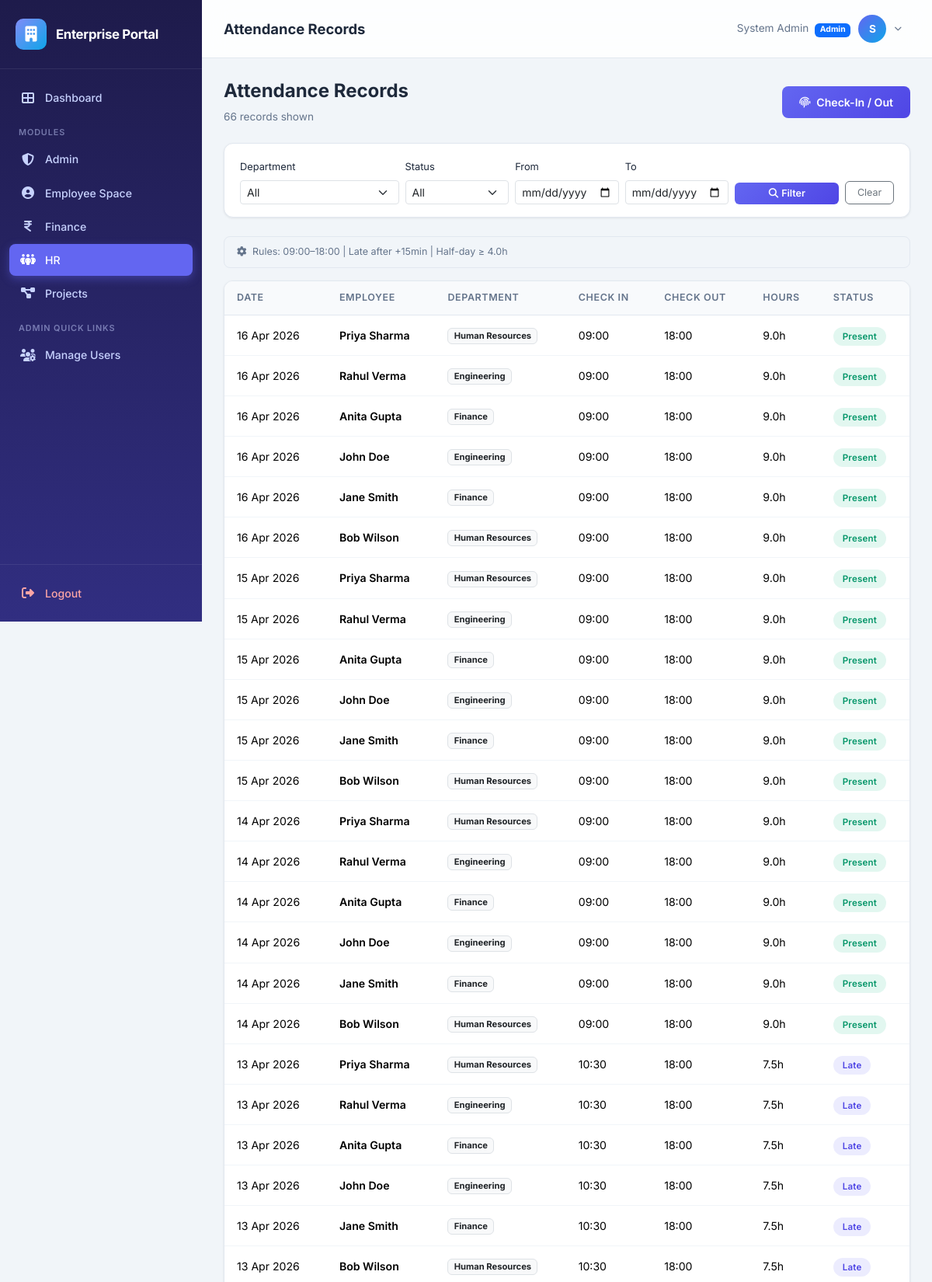
Page /hr/attendance (signed in, upper part) on the committed database.
### app/models.py (models this page shows, shortened)
class Module(db.Model):
    __tablename__ = 'modules'
    id = db.Column(db.Integer, primary_key=True)
    name = db.Column(db.String(50), unique=True, nullable=False)
    slug = db.Column(db.String(50), unique=True, nullable=False)
    description = db.Column(db.String(200), default='')
    icon = db.Column(db.String(50), default='fas fa-cube')

class User(UserMixin, db.Model):
    __tablename__ = 'users'
    id = db.Column(db.Integer, primary_key=True)
    username = db.Column(db.String(80), unique=True, nullable=False, index=True)
    email = db.Column(db.String(120), unique=True, nullable=False)
    password_hash = db.Column(db.String(256), nullable=False)
    full_name = db.Column(db.String(150), nullable=False)
    phone = db.Column(db.String(20), default='')
    is_admin = db.Column(db.Boolean, default=False)
    is_active_user = db.Column(db.Boolean, default=True)
    must_change_password = db.Column(db.Boolean, default=False)
    created_at = db.Column(db.DateTime, default=datetime.utcnow)
    modules = db.relationship('Module', secondary='user_modules', backref=db.backref('users', lazy='dynamic'))
    employee = db.relationship('Employee', backref='user', uselist=False, lazy='joined')
    tasks_assigned = db.relationship('Task', backref='assignee', foreign_keys='Task.assigned_to')
    expenses = db.relationship('Expense', backref='submitter', foreign_keys='Expense.submitted_by')
    projects_created = db.relationship('Project', backref='creator', foreign_keys='Project.created_by')
    @property
    def is_active(self):
        return self.is_active_user

class AttendanceRule(db.Model):
    __tablename__ = 'attendance_rules'
    id = db.Column(db.Integer, primary_key=True)
    work_start = db.Column(db.String(5), default='09:00')    # HH:MM
    work_end = db.Column(db.String(5), default='18:00')
    late_threshold_mins = db.Column(db.Integer, default=15)   # Minutes after work_start to mark "Late"
    half_day_hours = db.Column(db.Float, default=4.0)         # Min hours for half-day
    full_day_hours = db.Column(db.Float, default=8.0)         # Min hours for full-day
    is_active = db.Column(db.Boolean, default=True)
    updated_at = db.Column(db.DateTime, default=datetime.utcnow, onupdate=datetime.utcnow)

class Attendance(db.Model):
    __tablename__ = 'attendance'
    id = db.Column(db.Integer, primary_key=True)
    employee_id = db.Column(db.Integer, db.ForeignKey('employees.id', ondelete='CASCADE'), nullable=False)
    date = db.Column(db.Date, nullable=False)
    check_in = db.Column(db.String(10), default='')     # stored as HH:MM string for SQLite compat
    check_out = db.Column(db.String(10), default='')
    working_hours = db.Column(db.Float, default=0.0)     # Calculated hours
    status = db.Column(db.String(20), default='Present')  # Present, Absent, Half-Day, Late
    notes = db.Column(db.String(250), default='')
    __table_args__ = (db.UniqueConstraint('employee_id', 'date', name='uq_emp_date'),)

class Department(db.Model):
    __tablename__ = 'departments'
    id = db.Column(db.Integer, primary_key=True)
    name = db.Column(db.String(100), unique=True, nullable=False)
    code = db.Column(db.String(20), unique=True, nullable=False)
    description = db.Column(db.String(250), default='')
    is_active = db.Column(db.Boolean, default=True)
    created_at = db.Column(db.DateTime, default=datetime.utcnow)
    designations = db.relationship('Designation', backref='department', lazy='dynamic')
    employees = db.relationship('Employee', backref='department', lazy='dynamic')

### app/hr/routes.py (the view)
@bp.route('/attendance')
@module_required('hr')
def attendance():
    dept_id = request.args.get('department', type=int)
    status_filter = request.args.get('status', '')
    date_from = request.args.get('date_from', '')
    date_to = request.args.get('date_to', '')
    query = Attendance.query.join(Employee)
    if dept_id:
        query = query.filter(Employee.department_id == dept_id)
    if status_filter:
        query = query.filter(Attendance.status == status_filter)
    if date_from:
        try:
            query = query.filter(Attendance.date >= datetime.strptime(date_from, '%Y-%m-%d').date())
        except ValueError:
            pass
    if date_to:
        try:
            query = query.filter(Attendance.date <= datetime.strptime(date_to, '%Y-%m-%d').date())
        except ValueError:
            pass
    records = query.order_by(Attendance.date.desc()).limit(200).all()
    departments = Department.query.filter_by(is_active=True).order_by(Department.name).all()
    rules = services.get_attendance_rules()
    return render_template('hr/attendance.html', records=records,
                           departments=departments, rules=rules,
                           selected_dept=dept_id, selected_status=status_filter,
                           date_from=date_from, date_to=date_to)

### app/hr/services.py (called while the page is built)
def get_attendance_rules():
    rule = AttendanceRule.query.filter_by(is_active=True).first()
    if not rule:
        return {
            'work_start': '09:00', 'work_end': '18:00',
            'late_threshold_mins': 15, 'half_day_hours': 4.0, 'full_day_hours': 8.0
        }
    return {
        'work_start': rule.work_start, 'work_end': rule.work_end,
        'late_threshold_mins': rule.late_threshold_mins,
        'half_day_hours': rule.half_day_hours, 'full_day_hours': rule.full_day_hours
    }

### app/models.py (called while the page is built)
    @property
    def department_name(self):
        return self.department.name if self.department else 'Unassigned'

### app/templates/hr/attendance.html (shortened to what this page needs)
{% extends "base.html" %}
{% block page_title %}Attendance Records{% endblock %}
{% block content %}
<div class="d-flex justify-content-between align-items-center mb-4">
    <div>
        <h4 style="font-weight:700;">Attendance Records</h4>
        <p style="color:var(--text-secondary); font-size:0.85rem; margin:0;">{{ records | length }} records shown</p>
    </div>
    <a href="{{ url_for('hr.attendance_checkin') }}" class="btn btn-primary">
        <i class="fas fa-fingerprint me-2"></i>Check-In / Out
    </a>
</div>
<div class="data-card mb-4" style="padding:16px 20px;">
    <form method="GET" class="row g-2 align-items-end">
        <div class="col-md-3">
            <label class="form-label" style="font-size:0.8rem;">Department</label>
            <select name="department" class="form-select form-select-sm">
                <option value="">All</option>
            </select>
        </div>
        <div class="col-md-2">
            <label class="form-label" style="font-size:0.8rem;">Status</label>
            <select name="status" class="form-select form-select-sm">
                <option value="">All</option>
            </select>
        </div>
        <div class="col-md-2">
            <label class="form-label" style="font-size:0.8rem;">From</label>
            <input type="date" name="date_from" class="form-control form-control-sm" value="{{ date_from }}">
        </div>
        <div class="col-md-2">
            <label class="form-label" style="font-size:0.8rem;">To</label>
            <input type="date" name="date_to" class="form-control form-control-sm" value="{{ date_to }}">
        </div>
        <div class="col-md-2">
            <button type="submit" class="btn btn-primary btn-sm w-100"><i class="fas fa-search me-1"></i>Filter</button>
        </div>
        <div class="col-md-1">
            <a href="{{ url_for('hr.attendance') }}" class="btn btn-outline-secondary btn-sm w-100">Clear</a>
        </div>
    </form>
</div>
<div style="background:var(--bg-card); border:1px solid var(--border-color); border-radius:8px; padding:10px 16px; margin-bottom:16px; font-size:0.78rem; color:var(--text-secondary);">
    <i class="fas fa-gear me-1"></i>
    Rules: {{ rules.work_start }}–{{ rules.work_end }} | Late after +{{ rules.late_threshold_mins }}min | Half-day ≥ {{ rules.half_day_hours }}h
</div>
<div class="data-card">
    <div class="table-responsive">
        <table class="table">
            <thead>
                <tr>
                    <th>Date</th>
                    <th>Employee</th>
                    <th>Department</th>
                    <th>Check In</th>
                    <th>Check Out</th>
                    <th>Hours</th>
                    <th>Status</th>
                </tr>
            </thead>
            <tbody>
                {% for r in records %}
                <tr>
                    <td>{{ r.date.strftime('%d %b %Y') }}</td>
                    <td class="fw-semibold">{{ r.employee.user.full_name }}</td>
                    <td><span class="badge bg-light text-dark border" style="font-size:0.7rem;">{{ r.employee.department_name }}</span></td>
                    <td>{{ r.check_in or '—' }}</td>
                    <td>{{ r.check_out or '—' }}</td>
                    <td>{% if r.working_hours %}{{ '%.1f' % r.working_hours }}h{% else %}—{% endif %}</td>
                    <td>
                        {% if r.status == 'Present' %}
                        <span class="badge-status badge-approved">Present</span>
                        {% elif r.status == 'Late' %}
                        <span class="badge-status badge-planning">Late</span>
                        {% elif r.status == 'Absent' %}
                        <span class="badge-status badge-rejected">Absent</span>
                        {% elif r.status == 'Half-Day' %}
                        <span class="badge-status" style="background:#fef3c7; color:#92400e;">Half-Day</span>
                        {% else %}
                        <span class="badge-status">{{ r.status }}</span>
                        {% endif %}
                    </td>
                </tr>
                {% else %}
                <tr><td colspan="7" class="text-center py-4" style="color:var(--text-secondary);">No attendance records found</td></tr>
                {% endfor %}
            </tbody>
        </table>
    </div>
</div>
{% endblock %}

### app/templates/base.html (shortened to what this page needs)
<!DOCTYPE html>
<html lang="en">
<head>
    <link href="https://cdn.jsdelivr.net/npm/bootstrap@5.3.3/dist/css/bootstrap.min.css" rel="stylesheet">
    <link href="https://cdnjs.cloudflare.com/ajax/libs/font-awesome/6.5.1/css/all.min.css" rel="stylesheet">
    <link rel="stylesheet" href="{{ url_for('static', filename='css/style.css') }}">
</head>
<body>
    <aside id="sidebar" class="sidebar">
        <div class="sidebar-brand">
            <div class="brand-icon">
                <i class="fas fa-building"></i>
            </div>
            <h5>Enterprise Portal</h5>
        </div>
        <nav class="sidebar-nav">
            <a href="{{ url_for('main_dashboard') }}" class="nav-link">
                <i class="fas fa-th-large"></i>
                <span>Dashboard</span>
            </a>
            <div class="nav-label">Modules</div>
            {% for mod in user_modules %}
                {% if mod.slug == 'admin' %}
                <a href="{{ url_for('admin.dashboard') }}" class="nav-link" id="nav-admin">
                    <i class="fas fa-shield-halved"></i>
                    <span>Admin</span>
                </a>
                {% elif mod.slug == 'hr' %}
                <a href="{{ url_for('hr.dashboard') }}" class="nav-link" id="nav-hr">
                    <i class="fas fa-people-group"></i>
                    <span>HR</span>
                </a>
                {% elif mod.slug == 'pm' %}
                <a href="{{ url_for('pm.dashboard') }}" class="nav-link" id="nav-pm">
                    <i class="fas fa-diagram-project"></i>
                    <span>Projects</span>
                </a>
                {% elif mod.slug == 'finance' %}
                <a href="{{ url_for('finance.dashboard') }}" class="nav-link" id="nav-finance">
                    <i class="fas fa-indian-rupee-sign"></i>
                    <span>Finance</span>
                </a>
                {% elif mod.slug == 'employee' %}
                <a href="{{ url_for('employee.dashboard') }}" class="nav-link" id="nav-employee">
                    <i class="fas fa-user-circle"></i>
                    <span>Employee Space</span>
                </a>
                {% endif %}
            {% endfor %}
            {% if current_user.is_admin %}
            <div class="nav-label">Admin Quick Links</div>
            <a href="{{ url_for('admin.users') }}" class="nav-link">
                <i class="fas fa-users-cog"></i>
                <span>Manage Users</span>
            </a>
            {% endif %}
        </nav>
        <div class="sidebar-footer">
            <a href="{{ url_for('auth.logout') }}" class="nav-link">
                <i class="fas fa-right-from-bracket"></i>
                <span>Logout</span>
            </a>
        </div>
    </aside>
    <div class="main-content">
        <header class="top-navbar">
            <div class="d-flex align-items-center gap-3">
                <h1 class="page-title">{% block page_title %}Dashboard{% endblock %}</h1>
            </div>
            <div class="user-dropdown">
                <button class="user-dropdown-toggle" id="userDropdownBtn" type="button">
                    <span class="d-none d-md-inline" style="font-size:0.85rem; color: var(--text-secondary);">
                        {{ current_user.full_name }}
                        {% if current_user.is_admin %}
                            <span class="badge bg-primary ms-1" style="font-size:0.65rem;">Admin</span>
                        {% endif %}
                    </span>
                    <div class="user-avatar">
                        {{ current_user.full_name[0] | upper }}
                    </div>
                    <i class="fas fa-chevron-down" style="font-size:0.6rem; color:var(--text-secondary);"></i>
                </button>
            </div>
        </header>
        <div class="page-body">
            {% block content %}{% endblock %}
        </div>
    </div>
</body>
</html>

### rows in the picture
User: full_name "System Admin", full_name "S"
AttendanceRule: work_start "09:00", work_end "18:00", half_day_hours "4.0"
Attendance: date "16 Apr 2026", employee.user.full_name "Priya Sharma", employee.department_name "Human Resources", check_in "09:00", check_out "18:00", working_hours "9.0", status "Present"
Attendance: date "16 Apr 2026", employee.user.full_name "Rahul Verma", employee.department_name "Engineering", check_in "09:00", check_out "18:00", working_hours "9.0", status "Present"
Attendance: date "16 Apr 2026", employee.user.full_name "Anita Gupta", employee.department_name "Finance", check_in "09:00", check_out "18:00", working_hours "9.0", status "Present"
Attendance: date "16 Apr 2026", employee.user.full_name "John Doe", employee.department_name "Engineering", check_in "09:00", check_out "18:00", working_hours "9.0", status "Present"
Attendance: date "16 Apr 2026", employee.user.full_name "Jane Smith", employee.department_name "Finance", check_in "09:00", check_out "18:00", working_hours "9.0", status "Present"
Attendance: date "16 Apr 2026", employee.user.full_name "Bob Wilson", employee.department_name "Human Resources", check_in "09:00", check_out "18:00", working_hours "9.0", status "Present"
Attendance: date "15 Apr 2026", employee.user.full_name "Priya Sharma", employee.department_name "Human Resources", check_in "09:00", check_out "18:00", working_hours "9.0", status "Present"
Attendance: date "15 Apr 2026", employee.user.full_name "Rahul Verma", employee.department_name "Engineering", check_in "09:00", check_out "18:00", working_hours "9.0", status "Present"
Attendance: date "15 Apr 2026", employee.user.full_name "Anita Gupta", employee.department_name "Finance", check_in "09:00", check_out "18:00", working_hours "9.0", status "Present"
Attendance: date "15 Apr 2026", employee.user.full_name "John Doe", employee.department_name "Engineering", check_in "09:00", check_out "18:00", working_hours "9.0", status "Present"
Attendance: date "15 Apr 2026", employee.user.full_name "Jane Smith", employee.department_name "Finance", check_in "09:00", check_out "18:00", working_hours "9.0", status "Present"
Attendance: date "15 Apr 2026", employee.user.full_name "Bob Wilson", employee.department_name "Human Resources", check_in "09:00", check_out "18:00", working_hours "9.0", status "Present"
Attendance: date "14 Apr 2026", employee.user.full_name "Priya Sharma", employee.department_name "Human Resources", check_in "09:00", check_out "18:00", working_hours "9.0", status "Present"
Attendance: date "14 Apr 2026", employee.user.full_name "Rahul Verma", employee.department_name "Engineering", check_in "09:00", check_out "18:00", working_hours "9.0", status "Present"
Attendance: date "14 Apr 2026", employee.user.full_name "Anita Gupta", employee.department_name "Finance", check_in "09:00", check_out "18:00", working_hours "9.0", status "Present"
Attendance: date "14 Apr 2026", employee.user.full_name "John Doe", employee.department_name "Engineering", check_in "09:00", check_out "18:00", working_hours "9.0", status "Present"
Attendance: date "14 Apr 2026", employee.user.full_name "Jane Smith", employee.department_name "Finance", check_in "09:00", check_out "18:00", working_hours "9.0", status "Present"
Attendance: date "14 Apr 2026", employee.user.full_name "Bob Wilson", employee.department_name "Human Resources", check_in "09:00", check_out "18:00", working_hours "9.0", status "Present"
Attendance: date "13 Apr 2026", employee.user.full_name "Priya Sharma", employee.department_name "Human Resources", check_in "10:30", check_out "18:00", working_hours "7.5", status "Late"
Attendance: date "13 Apr 2026", employee.user.full_name "Rahul Verma", employee.department_name "Engineering", check_in "10:30", check_out "18:00", working_hours "7.5", status "Late"
Attendance: date "13 Apr 2026", employee.user.full_name "Anita Gupta", employee.department_name "Finance", check_in "10:30", check_out "18:00", working_hours "7.5", status "Late"
Attendance: date "13 Apr 2026", employee.user.full_name "John Doe", employee.department_name "Engineering", check_in "10:30", check_out "18:00", working_hours "7.5", status "Late"
Attendance: date "13 Apr 2026", employee.user.full_name "Jane Smith", employee.department_name "Finance", check_in "10:30", check_out "18:00", working_hours "7.5", status "Late"
Attendance: date "13 Apr 2026", employee.user.full_name "Bob Wilson", employee.department_name "Human Resources", check_in "10:30", check_out "18:00", working_hours "7.5", status "Late"

### other values in the picture
{{ records | length }} "66"
{{ rules.late_threshold_mins }} "15"
